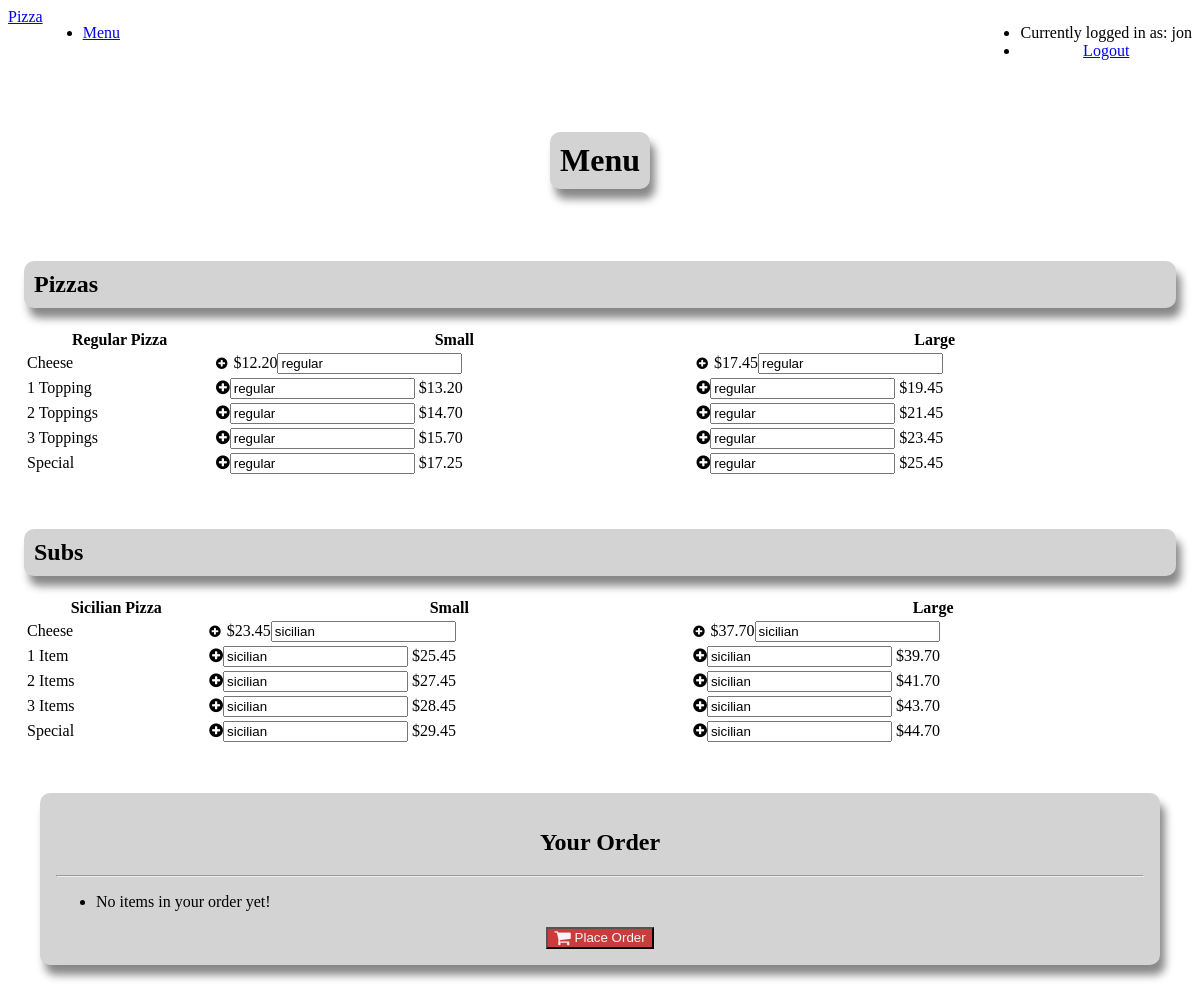
The app's page / (signed in) with its own data.
### orders/models.py (models this page shows, shortened)
class Regular(models.Model):
    choice = models.ForeignKey(Choice, on_delete=models.CASCADE) # Number of toppings
    size = models.ForeignKey(Size, on_delete=models.CASCADE)
    price = models.DecimalField(max_digits=5, decimal_places=2)

class Choice(models.Model):
    name = models.CharField(max_length=64)
    def __str__(self):
        return self.name

class Sicilian(models.Model):
    choice = models.ForeignKey(Choice, on_delete=models.CASCADE) # Number of topping
    size = models.ForeignKey(Size, on_delete=models.CASCADE)
    price = models.DecimalField(max_digits=5, decimal_places=2)

### orders/views.py (the view)
# urls.py: path("", views.index, name="index"),
def index(request):
    if not request.user.is_authenticated:
        return render(request, "orders/login.html", {"message": None})
    disabled = "disabled"
    try:
        cart = Cart.objects.get(user=request.user, ordered=False)
        disabled = ""
    except Cart.DoesNotExist:
        cart = Cart.objects.create(user=request.user)
    total = Decimal(0)
    for item in cart.regulars.all():
        total += item.regular.price
    for item in cart.sicilians.all():
        total += item.sicilian.price
    context = {
        "regulars": Regular.objects.all(),
        "sicilians": Sicilian.objects.all(),
        "toppings": Topping.objects.all(),
        "cart_regulars": cart.regulars.all(),
        "cart_sicilians": cart.sicilians.all(),
        "total": total,
        "user": request.user
    }
    return render(request, "orders/index.html", context)

### orders/models.py (called while the page is built)
    def __str__(self):
        return self.name

    def __str__(self):
        return self.name

### orders/templates/orders/index.html (shortened to what this page needs)
{% extends "orders/base.html" %}
{% block body %}
    <div class="navl pure-menu pure-menu-horizontal">
      <a href="#" class="left pure-menu-heading pure-menu-link">Pizza</a>
      <ul class="pure-menu-list left">
          <li class="pure-menu-item"><a href="{% url 'index' %}" class="pure-menu-link">Menu</a></li>
      </ul>
      <ul class="pure-menu-list right">
          <li class="pure-menu-item"><a class="pure-menu-disabled">Currently logged in as: {{ user.username }}</a></li>
          <li class="pure-menu-item"><a href="{% url 'logout' %}" class="pure-menu-link">Logout</a></li>
      </ul>
    </div>
    <div class="pure-u-1">
      <div class="l-box center">
        <h1 id="title">Menu</h1>
      </div>
    </div>
    <div class="pure-g">
    <div class="pure-u-1-3 menu">
      <div class="l-box">
        <h2 class="heading">Pizzas</h2>
      <table class="pure-table pure-table-bordered">
        <thead>
            <tr>
                <th>Regular Pizza</th>
                <th>Small</th>
                <th>Large</th>
            </tr>
        </thead>
        <tbody>
          {% for regular in regulars %}
          {% if regular.size|stringformat:"s" == "Small" %}
          <tr>
                <td>{{ regular.choice }}</td>
                {% if regular.choice|stringformat:"s" == "Cheese" %}
                <td><form action="{% url 'order' %}" method="post">{% csrf_token %}<button class="btn circle" type="submit" name="order" value="{{regular.id}}"/><i class="fa fa-plus-circle plus"></i></button>${{ regular.price }}<input class="hidden" type="text" name="type" value="regular"></form></td>
                {% else %}
                <td><i class="fa fa-plus-circle plus add" id="{{regular.id}}"><input class="hidden" type="text" name="{{ regular.choice }}" value="regular"></i> ${{ regular.price }}</td>
                {% endif %}
          {% elif regular.size|stringformat:"s" == "Large" %}
            {% if regular.choice|stringformat:"s" == "Cheese" %}
            <td><form action="{% url 'order' %}" method="post">{% csrf_token %}<button class="btn circle" type="submit" name="order" value="{{regular.id}}" /><i class="fa fa-plus-circle plus"></i></button>${{ regular.price }}<input class="hidden" type="text" name="type" value="regular"></form></td>
            {% else %}
            <td><i class="fa fa-plus-circle plus add" id="{{regular.id}}"><input class="hidden" type="text" name="{{ regular.choice }}" value="regular"></i> ${{ regular.price }}</td>
            {% endif %}
          </tr>
          {% endif %}
          {% endfor %}
        </tbody>
    </table>
      </div>
    </div>
    <div class="pure-u-1-3 menu">
  <div class="l-box">
    <h2 class="heading">Subs</h2>
  <table class="pure-table pure-table-bordered">
    <thead>
        <tr>
            <th>Sicilian Pizza</th>
            <th>Small</th>
            <th>Large</th>
        </tr>
    </thead>
    <tbody>
      {% for sicilian in sicilians %}
      {% if sicilian.size|stringformat:"s" == "Small" %}
        <tr>
            <td>{{ sicilian.choice }}</td>
            {% if sicilian.choice|stringformat:"s" == "Cheese" %}
            <td><form action="{% url 'order' %}" method="post">{% csrf_token %}<button class="btn circle" type="submit" name="order" value="{{sicilian.id}}" /><i class="fa fa-plus-circle plus"></i></button>${{ sicilian.price }}<input class="hidden" type="text" name="type" value="sicilian"></form></td>
            {% else %}
            <td><i class="fa fa-plus-circle plus add" id="{{sicilian.id}}"><input class="hidden" type="text" name="{{ sicilian.choice }}" value="sicilian"></i> ${{ sicilian.price }}</td>
            {% endif %}
      {% elif sicilian.size|stringformat:"s" == "Large" %}
            {% if sicilian.choice|stringformat:"s" == "Cheese" %}
            <td><form action="{% url 'order' %}" method="post">{% csrf_token %}<button class="btn circle" type="submit" name="order" value="{{sicilian.id}}" /><i class="fa fa-plus-circle plus"></i></button>${{ sicilian.price }}<input class="hidden" type="text" name="type" value="sicilian"></form></td>
            {% else %}
            <td><i class="fa fa-plus-circle plus add" id="{{sicilian.id}}"><input class="hidden" type="text" name="{{ sicilian.choice }}" value="sicilian"></i> ${{ sicilian.price }}</td>
            {% endif %}
        </tr>
      {% endif %}
      {% endfor %}
    </tbody>
  </table>
</div>
</div>
<div class="pure-u-1-3">
  <div class="l-box order">
    <h2 id="cart">Your Order</h2>
    <hr>
    <ul>
      {% if cart_regulars or cart_sicilians %}
      {% for regular in cart_regulars %}
      <li>1 {{regular}}</li>
      {% endfor %}
      {% for sicilian in cart_sicilians %}
      <li>1 {{sicilian}}</li>
      {% endfor %}
      {% else %}
      <li> No items in your order yet! </li>
      {% endif %}
    </ul>
    <div class="center">
      <form action="{% url 'checkout' %}" method="get">{% csrf_token %}
        <button class="pure-button button-red" type="submit" href="#" {{disabled}}><i class="fa fa-shopping-cart fa-lg"></i> Place Order</button>
      </form>
    </div>
  </div>
</div>
{% endblock %}

### orders/static/orders/styles.css (style rules this page uses)
body { background-image: url(https://images.unsplash.com/photo-1534308983496-4fabb1a015ee?ixlib=rb-1.2.1&ixid=eyJhcHBfaWQiOjEyMDd9&auto=format&fit=crop&w=1955&q=80); background-position: top; }
table { background-color: #fff; width: 100%; border-radius: 10px; }
thead { border-radius: 10px; }
.navl { list-style-type: none; margin: 0; padding: 0; overflow: hidden; background-color: #fff; }
.l-box { padding: 1em; }
.order { margin: 2em; background-color: lightgrey; border-radius: 10px; box-shadow: 5px 10px 8px #888888; }
#title { border-radius: 10px; background-color: lightgrey; box-shadow: 5px 10px 8px #888888; width: -moz-fit-content; width: -webkit-fit-content; width: fit-content; margin: auto; margin-top: 40px; margin-bottom: 20px; padding: 10px; }
.heading { border-radius: 10px; background-color: lightgrey; box-shadow: 5px 10px 8px #888888; padding: 10px; }
#cart { text-align: center; justify-content: center; }
.button-red { background: rgb(202, 60, 60); color: whitesmoke; }
.right { text-align: center; }
.center { text-align: center; }
.left { float: left; }
.right { float: right; }
.circle { -moz-appearance: none; -webkit-appearance: none; background-color: #fff; border: none; outline: none; margin-left: -6px; }

### records on screen
Regular: choice "Cheese", {{ regular.id }} 1 (drawn), price "12.20"
Regular: {{ regular.id }} 2 (drawn), price "17.45"
Regular: choice "1 Topping", price "13.20"
Regular: price "19.45"
Regular: choice "2 Toppings", price "14.70"
Regular: price "21.45"
Regular: choice "3 Toppings", price "15.70"
Regular: price "23.45"
Regular: choice "Special", price "17.25"
Regular: price "25.45"
Sicilian: choice "Cheese", {{ sicilian.id }} 1 (drawn), price "23.45"
Sicilian: {{ sicilian.id }} 2 (drawn), price "37.70"
Sicilian: choice "1 Item", price "25.45"
Sicilian: price "39.70"
Sicilian: choice "2 Items", price "27.45"
Sicilian: price "41.70"
Sicilian: choice "3 Items", price "28.45"
Sicilian: price "43.70"
Sicilian: choice "Special", price "29.45"
Sicilian: price "44.70"

### other values on screen
{{ user.username }} "jon"
